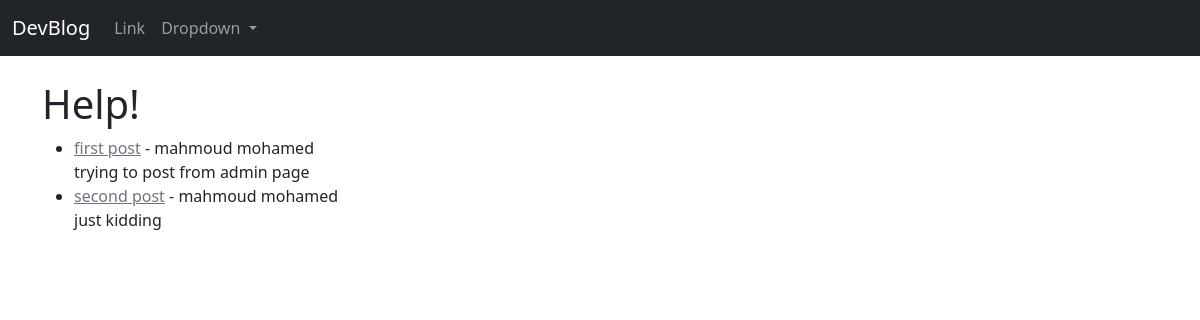
The page / on the database its author committed.
### home/models.py (models this page shows, shortened)
class Post(models.Model):
    title = models.CharField(max_length=120)
    title_tag = models.CharField(max_length=120, default='DevBlog')
    author = models.ForeignKey(User, on_delete=models.CASCADE)
    body = models.TextField()

### home/views.py (the view)
# urls.py: path('', HomeView.as_view(), name='home'),
class HomeView(ListView):
    model = Post
    template_name = 'home/home.html'

### home/templates/home/home.html
    {% extends 'base.html' %}
    {% block base %}
            <h1>Help!</h1>
    <ul>
      {% for post in object_list %}
      <li>
        <a class="link-secondary" href="{% url 'post' post.pk%}">{{post.title}}</a> - {{post.author.first_name}} {{post.author.last_name}}<br>
          {{post.body}}
      </li>
      {% endfor %}
    </ul>
    {% endblock base %}

### rows shown on the page
Post: title "first post", author.first_name "mahmoud", author.last_name "mohamed", body "trying to post from admin page"
Post: title "second post", author.first_name "mahmoud", author.last_name "mohamed", body "just kidding"
